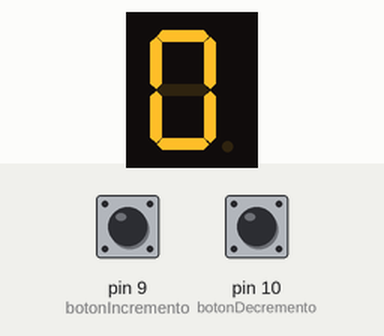
A sketch run on a simulated Arduino Uno, built with avr-gcc and run on an emulated ATmega328P. Parts: 1-digit seven-segment display. Wiring (inferred from the names in the program): 1-digit 7-segment display, segments lit when HIGH: segments pin 2, pin 3, pin 4, pin 5, pin 6, pin 7, pin 8. The test bench sets the inputs (shaded band); at power-on: pin 9 (botonIncremento) HIGH, pin 10 (botonDecremento) HIGH. The segment pins are drawn as the display they are named for.

Above: at 1.2 s.
1.3 s: pin 9 (botonIncremento) pulled LOW for 0.15 s
At 2.2 s:
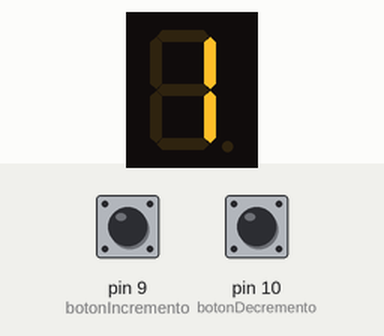
2.9 s: pin 9 (botonIncremento) pulled LOW for 1 s
At 4.7 s:
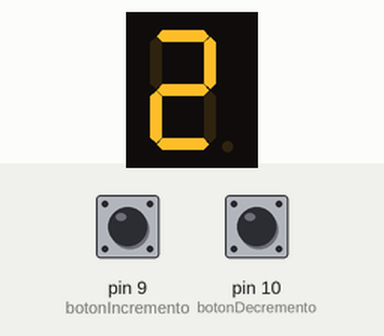
Timing chart, 0 to 6.2 s (numbered marks = the images above; inputs shaded):
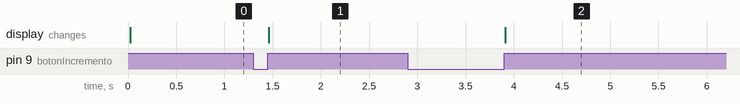

The sketch:

incremento_decremento_display_1.ino
```cpp
/* T09_7 segmentos

  Este sketch realiza un contador del 0 al 9
  usando un display de 7 segmentos y dos botones
  uno para incrementar y otro para decrementar.
  */

const int a = 2;  // segmentos del display
const int b = 3;
const int c = 4;
const int d = 5;
const int e = 6;
const int f = 7;
const int g = 8;
const int botonIncremento = 9;
const int botonDecremento = 10;

const int tiempoAntirebote = 10;
int cuenta = 0;
int estadoBotonIncremento;
int estadoBotonAnteriorIncremento;
int estadoBotonDecremento;
int estadoBotonAnteriorDecremento;

boolean antirebote(int pin) {
  int contador = 0;
  boolean estado;
  boolean estadoAnterior;

  do {
    estado = digitalRead(pin);
    if(estado != estadoAnterior) {
      contador = 0;
      estadoAnterior = estado;
    }
    else {
      contador = contador + 1;
    }
    delay(1);
  } while(contador < tiempoAntirebote);

  return estado;
}

void actualizarNumero() {
  switch(cuenta) {
    case 0:
    digitalWrite(a, HIGH);  // 0
  digitalWrite(b, HIGH);
  digitalWrite(c, HIGH);
  digitalWrite(d, HIGH);
  digitalWrite(e, HIGH);
  digitalWrite(f, HIGH);
  digitalWrite(g, LOW);
  break;

    case 1:
    digitalWrite(a, LOW);  // 1
  digitalWrite(b, HIGH);
  digitalWrite(c, HIGH);
  digitalWrite(d, LOW);
  digitalWrite(e, LOW);
  digitalWrite(f, LOW);
  digitalWrite(g, LOW);
  break;

    case 2:
    digitalWrite(a, HIGH);  // 2
  digitalWrite(b, HIGH);
  digitalWrite(c, LOW);
  digitalWrite(d, HIGH);
  digitalWrite(e, HIGH);
  digitalWrite(f, LOW);
  digitalWrite(g, HIGH);
  break;

    case 3:
     digitalWrite(a, HIGH);  // 3
  digitalWrite(b, HIGH);
  digitalWrite(c, HIGH);
  digitalWrite(d, HIGH);
  digitalWrite(e, LOW);
  digitalWrite(f, LOW);
  digitalWrite(g, HIGH);
  break;

    case 4:
    digitalWrite(a, LOW);  // 4
  digitalWrite(b, HIGH);
  digitalWrite(c, HIGH);
  digitalWrite(d, LOW);
  digitalWrite(e, LOW);
  digitalWrite(f, HIGH);
  digitalWrite(g, HIGH);
  break;

    case 5:
    digitalWrite(a, HIGH); // 5
  digitalWrite(b, LOW);
  digitalWrite(c, HIGH);
  digitalWrite(d, HIGH);
  digitalWrite(e, LOW);
  digitalWrite(f, HIGH);
  digitalWrite(g, HIGH);
  break;

    case 6:
    digitalWrite(a, HIGH);  // 6
  digitalWrite(b, LOW);
  digitalWrite(c, HIGH);
  digitalWrite(d, HIGH);
  digitalWrite(e, HIGH);
  digitalWrite(f, HIGH);
  digitalWrite(g, HIGH);
  break;

    case 7:
    digitalWrite(a, HIGH);  // 7
  digitalWrite(b, HIGH);
  digitalWrite(c, HIGH);
  digitalWrite(d, LOW);
  digitalWrite(e, LOW);
  digitalWrite(f, LOW);
  digitalWrite(g, LOW);
  break;

    case 8:
    digitalWrite(a, HIGH);  // 8
  digitalWrite(b, HIGH);
  digitalWrite(c, HIGH);
  digitalWrite(d, HIGH);
  digitalWrite(e, HIGH);
  digitalWrite(f, HIGH);
  digitalWrite(g, HIGH);
  break;

    case 9:
    digitalWrite(a, HIGH);  // 9
  digitalWrite(b, HIGH);
  digitalWrite(c, HIGH);
  digitalWrite(d, LOW);
  digitalWrite(e, LOW);
  digitalWrite(f, HIGH);
  digitalWrite(g, HIGH);
  break;

  }
}


void setup() {
  pinMode(a, OUTPUT);
  pinMode(b, OUTPUT);
  pinMode(c, OUTPUT);
  pinMode(d, OUTPUT);
  pinMode(e, OUTPUT);
  pinMode(f, OUTPUT);
  pinMode(g, OUTPUT);
  pinMode(botonIncremento, INPUT);
  pinMode(botonDecremento, INPUT);
}

void loop() {
  estadoBotonIncremento = digitalRead(botonIncremento);
  if(estadoBotonIncremento !=estadoBotonAnteriorIncremento) {
    if(antirebote(botonIncremento)) {
      cuenta++;
      if(cuenta > 9) {
        cuenta = 9;
      }
    }
  }
  estadoBotonAnteriorIncremento = estadoBotonIncremento;

  estadoBotonDecremento = digitalRead(botonDecremento);
  if(estadoBotonDecremento !=estadoBotonAnteriorDecremento) {
    if(antirebote(botonDecremento)) {
      cuenta--;
      if(cuenta < 0) {
        cuenta = 0;
      }
    }
  }
  estadoBotonAnteriorDecremento = estadoBotonDecremento;

  actualizarNumero();
}
```

Measured:
- after the input at 1.3 s, the display: changes after 0.16 s (image 1)
- after the input at 2.9 s, the display: changes after 1.0 s (image 2)
